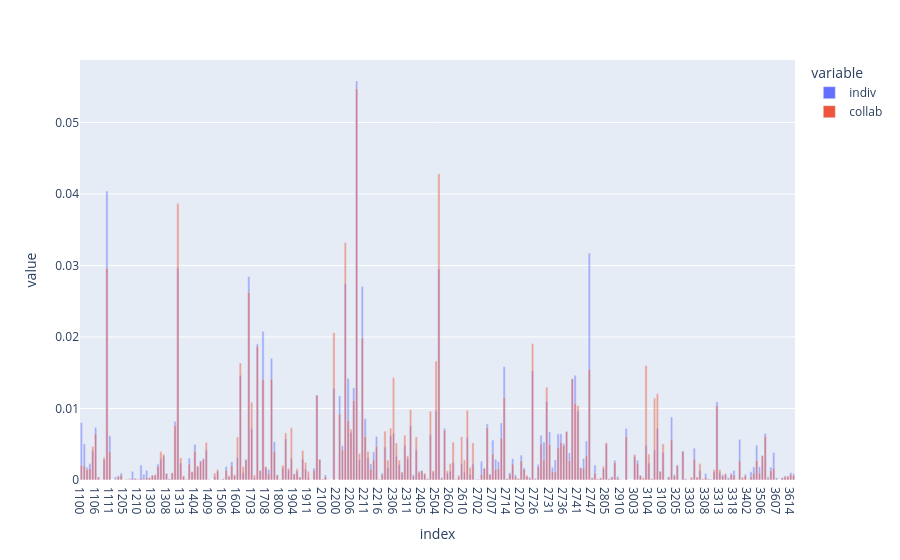

Write notebook code for a chart like this one.
### Code cell
country = "IN"
df_profile_country = pd.concat([
    df_prob_indiv.loc[country].to_frame("indiv"), df_prob_collab.loc[country].to_frame("collab")
])
px.bar(df_profile_country, x=df_profile_country.index, y=["indiv", "collab"], barmode="overlay")

### Figure 1 — Plotly figure (JSON) as saved in the notebook; plotly's stock layout.template omitted (floating-point values rounded to 4 significant figures; data arrays with more than 128 entries replaced by an {"elided": "..."} marker saying what was removed)
{"data": [{"hovertemplate": "variable=indiv<br>index=%{x}<br>value=%{y}<extra></extra>", "legendgroup": "indiv", "marker": {"color": "#636efa", "opacity": 0.5, "pattern": {"shape": ""}}, "name": "indiv", "orientation": "v", "showlegend": true, "textposition": "auto", "type": "bar", "x": {"elided": "504 str values"}, "xaxis": "x", "y": {"elided": "504 float values"}, "yaxis": "y"}, {"hovertemplate": "variable=collab<br>index=%{x}<br>value=%{y}<extra></extra>", "legendgroup": "collab", "marker": {"color": "#EF553B", "opacity": 0.5, "pattern": {"shape": ""}}, "name": "collab", "orientation": "v", "showlegend": true, "textposition": "auto", "type": "bar", "x": {"elided": "504 str values"}, "xaxis": "x", "y": {"elided": "504 float values"}, "yaxis": "y"}], "layout": {"barmode": "overlay", "legend": {"title": {"text": "variable"}, "tracegroupgap": 0}, "margin": {"t": 60}, "xaxis": {"anchor": "y", "domain": [0, 1], "title": {"text": "index"}}, "yaxis": {"anchor": "x", "domain": [0, 1], "title": {"text": "value"}}}}
